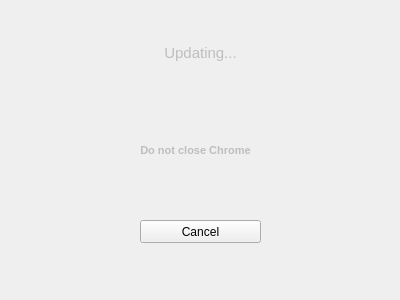
<?xml version="1.0" encoding="UTF-8"?>
<ui version="4.0">
 <class>Form</class>
 <widget class="QWidget" name="Form">
  <property name="geometry">
   <rect>
    <x>0</x>
    <y>0</y>
    <width>400</width>
    <height>300</height>
   </rect>
  </property>
  <property name="windowTitle">
   <string>Form</string>
  </property>
  <widget class="QTextBrowser" name="updating_text">
   <property name="enabled">
    <bool>false</bool>
   </property>
   <property name="geometry">
    <rect>
     <x>150</x>
     <y>40</y>
     <width>101</width>
     <height>31</height>
    </rect>
   </property>
   <property name="mouseTracking">
    <bool>false</bool>
   </property>
   <property name="acceptDrops">
    <bool>false</bool>
   </property>
   <property name="frameShape">
    <enum>QFrame::NoFrame</enum>
   </property>
   <property name="html">
    <string>&lt;!DOCTYPE HTML PUBLIC &quot;-//W3C//DTD HTML 4.0//EN&quot; &quot;http://www.w3.org/TR/REC-html40/strict.dtd&quot;&gt;
&lt;html&gt;&lt;head&gt;&lt;meta name=&quot;qrichtext&quot; content=&quot;1&quot; /&gt;&lt;style type=&quot;text/css&quot;&gt;
p, li { white-space: pre-wrap; }
&lt;/style&gt;&lt;/head&gt;&lt;body style=&quot; font-family:'MS Shell Dlg 2'; font-size:8.25pt; font-weight:400; font-style:normal;&quot;&gt;
&lt;p align=&quot;center&quot; style=&quot; margin-top:0px; margin-bottom:0px; margin-left:0px; margin-right:0px; -qt-block-indent:0; text-indent:0px;&quot;&gt;&lt;span style=&quot; font-size:11pt;&quot;&gt;Updating...&lt;/span&gt;&lt;/p&gt;&lt;/body&gt;&lt;/html&gt;</string>
   </property>
  </widget>
  <widget class="QPushButton" name="cancel_bton">
   <property name="geometry">
    <rect>
     <x>140</x>
     <y>220</y>
     <width>121</width>
     <height>23</height>
    </rect>
   </property>
   <property name="text">
    <string>Cancel</string>
   </property>
  </widget>
  <widget class="QTextBrowser" name="warning_massage">
   <property name="enabled">
    <bool>false</bool>
   </property>
   <property name="geometry">
    <rect>
     <x>110</x>
     <y>140</y>
     <width>171</width>
     <height>31</height>
    </rect>
   </property>
   <property name="mouseTracking">
    <bool>false</bool>
   </property>
   <property name="acceptDrops">
    <bool>false</bool>
   </property>
   <property name="frameShape">
    <enum>QFrame::NoFrame</enum>
   </property>
   <property name="html">
    <string>&lt;!DOCTYPE HTML PUBLIC &quot;-//W3C//DTD HTML 4.0//EN&quot; &quot;http://www.w3.org/TR/REC-html40/strict.dtd&quot;&gt;
&lt;html&gt;&lt;head&gt;&lt;meta name=&quot;qrichtext&quot; content=&quot;1&quot; /&gt;&lt;style type=&quot;text/css&quot;&gt;
p, li { white-space: pre-wrap; }
&lt;/style&gt;&lt;/head&gt;&lt;body style=&quot; font-family:'MS Shell Dlg 2'; font-size:8.25pt; font-weight:400; font-style:normal;&quot;&gt;
&lt;p align=&quot;center&quot; style=&quot; margin-top:0px; margin-bottom:0px; margin-left:0px; margin-right:0px; -qt-block-indent:0; text-indent:0px;&quot;&gt;&lt;span style=&quot; font-weight:600;&quot;&gt;Do not close Chrome&lt;/span&gt;&lt;/p&gt;&lt;/body&gt;&lt;/html&gt;</string>
   </property>
  </widget>
 </widget>
 <resources/>
 <connections/>
</ui>
